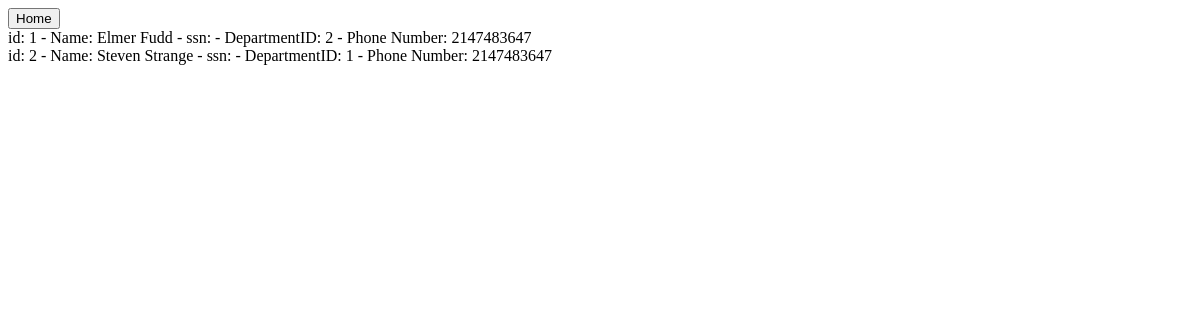
The page /view_doctor.php on the database as committed earlier.
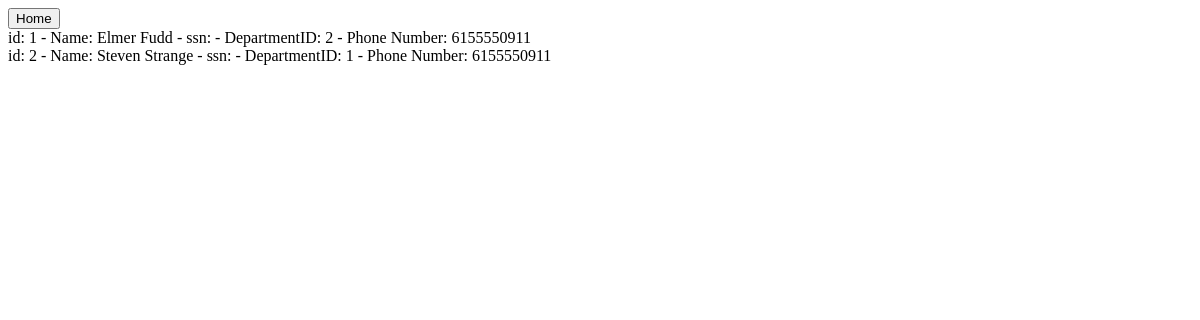
The same page on the database as committed later.
### tables this page shows
CREATE TABLE IF NOT EXISTS Doctor (
	DoctorID int PRIMARY KEY,
    FirstName varchar(50) NOT NULL,
    LastName varchar(50) NOT NULL,
    ssn char(9),
    DepartmentID int NOT NULL,
    PhoneNumber char(10)
);

### view_doctor.php (the view, shortened to what this page needs)
<!DOCTYPE html>
<html lang="en">
    <nav class="navbar navbar-expand-lg bg-secondary fixed-top" id="mainNav">
        <div class="container"><button onclick="window.location.href = 'index.php';">Home</button></div>
    </nav>
</html>
<?php
$servername = "localhost";
$username = "root";
$password = "";
$dbname = "HealthCare";
$conn = new mysqli($servername, $username, $password, $dbname);
$sql = "SELECT DoctorID, FirstName, LastName, ssn, DepartmentID, PhoneNumber FROM doctor";
$result = $conn->query($sql);
if ($result->num_rows > 0) {
  while($row = $result->fetch_assoc()) {
    echo "id: " . $row["DoctorID"]. " - Name: " . $row["FirstName"]. " " . $row["LastName"]. " - ssn: " . $row["ssn"]. " - DepartmentID: ". $row["DepartmentID"]. " - Phone Number: ". $row["PhoneNumber"]. "<br>";
  }
} else {
  echo "0 results";
}
?>

Rows that differ between the two databases and show on the page:
changed doctor "Elmer": PhoneNumber "2147483647" → "6155550911"
changed doctor "Steven": PhoneNumber "2147483647" → "6155550911"
